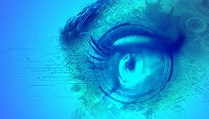
#> input picture LSB/output.png, 209 x 119 px
$ python bitmap.py
#> lines starting #> are read from the running program, lines starting #| are printed output that depends on the picture; after the words box and inside, x2 and y2 are one past the last pixel; in counts of white or black regions, pixels touching at a corner belong together
import numpy as np
import cv2
im_matrix = np.array(cv2.imread("output.png"))
#> im_matrix is the input picture: shape (119, 209, 3); mean B, G, R 214.9, 157.6, 22.5
im_red=im_matrix[:,:,0]
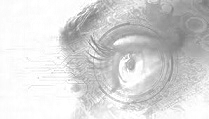
#> im_red: shape (119, 209); min 123, max 255, mean 214.9
im_red_bin=np.empty([im_matrix.shape[0],im_matrix.shape[1],8], dtype = int, order = 'C')
image_length = len(im_matrix)
#> image_length = 119
for i in range(im_red.shape[0]):
    for j in range(im_red.shape[1]):
        bi=bin(im_red[i][j])[2:]
        if(len(bi)<8):
            for x in range(8-len(bi)):
                bi="0"+bi
        for bilen in range(8):
            im_red_bin[i][j][bilen]=int(bi[bilen])
im_red_bin[im_red_bin == 1] = 255
for i in range(8):
    cv2.imwrite("bitmap"+str(i)+".bmp", im_red_bin[:,:,i])
#> this loop made 8 passes
#> pass 1, `cv2.imwrite("bitmap"+str(i)+".bmp", im_red_bin[:,:,i])`:
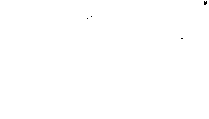
#> saved as bitmap0.bmp: shape (119, 209); 99.9% white; black in thin lines or dots, all inside (x1, y1, x2, y2) = (87, 1, 207, 39)
#> pass 2, `cv2.imwrite("bitmap"+str(i)+".bmp", im_red_bin[:,:,i])`:
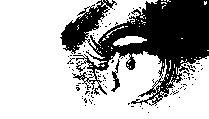
#> saved as bitmap1.bmp: shape (119, 209); 69.4% white; 96 black regions (93 under 20 px), largest, box (x1, y1, x2, y2) and area: (60, 0, 209, 106) 7256, (111, 59, 120, 92) 108, (187, 65, 196, 72) 23
